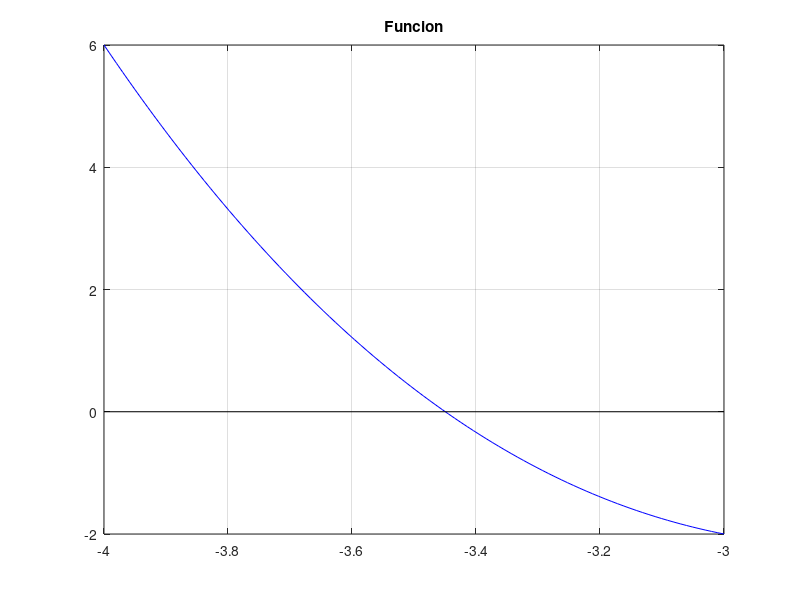
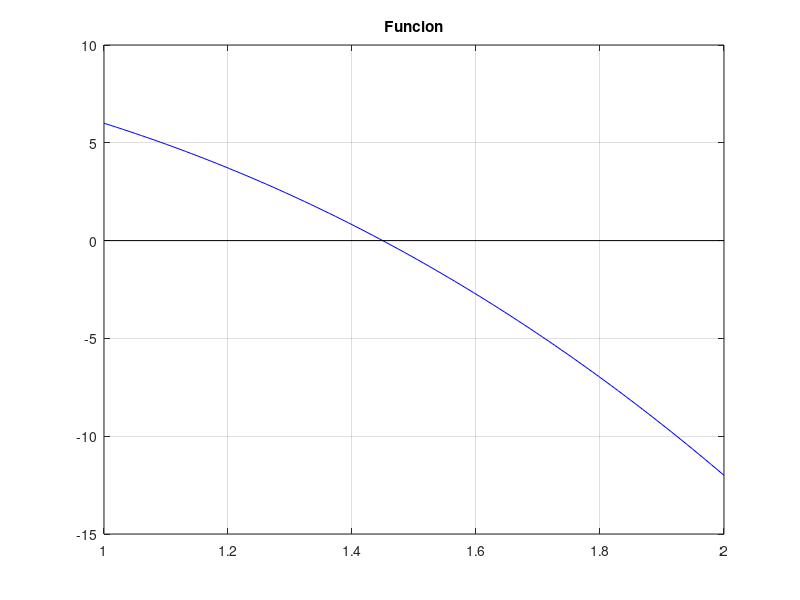

The MATLAB source for these figures, in order: (Note: this script raises an error after producing the figures.)
format long;

p = @(x) x - x.^3 - (4 .* x.^2) +10;
a1 = -4;
b1 = -3;
a2 = 1;
b2 = 2;
maxit = 500;
tol = 1e-7;

#Plot funcion raiz1

figure(1);
x = linspace(a1,b1,100);
plot(x,p(x),'b-');
grid on;
title('Funcion');
hold on;
plot(xlim, [0 0], 'k-')  % Línea negra horizontal sobre y = 0
hold on;

#Plot funcion raiz2

figure(2);
x = linspace(a2,b2,100);
plot(x,p(x),'b-');
grid on;
title('Funcion');
hold on;
plot(xlim, [0 0], 'k-')  % Línea negra horizontal sobre y = 0
hold on;

% a) Dos raices, cual es la raiz mas chica y cual la mas grande
# Biseccion
[raizchica,~,~,~] = biseccion(p, a1, b1, maxit, tol);
[raizgrande,~,~,~] = biseccion(p, a2, b2, maxit, tol);
raizchica
raizgrande

#Plot funcion

figure(3);
x = linspace(-3,3,100);
plot(x,p(x),'b-');
grid on;
title('Funcion');
hold on;
plot(xlim, [0 0], 'k-')  % Línea negra horizontal sobre y = 0
hold on;

% b) El polinomio alcanza un maximo relativo en x = ? y ese valor es ?
dp = @(x) (-3.*x.^2) - (8.*x) +1;

#Plot funcion derivada
figure(4);
x = linspace(-1,1,100);
plot(x,dp(x),'b-');
grid on;
title('Funcion');
hold on;
plot(xlim, [0 0], 'k-')  % Línea negra horizontal sobre y = 0
hold on;

[raizDerivada,~,~,~] = biseccion(dp, -1, 1, maxit, tol);
valorMaximo = p(raizDerivada);
valorMaximo

% c) El polinomio posee un punto fijo en x = ?
# Punto Fijo
% ppf = @(x) x - x.^3 - (4 .* x.^2) +10 - x; Se restan las x
ppf = @(x) - x.^3 - (4 .* x.^2) +10;

figure(5);
x = linspace(1,2,100);
plot(x,ppf(x),'b-');
grid on;
title('Funcion');
hold on;
plot(xlim, [0 0], 'k-')  % Línea negra horizontal sobre y = 0
hold on;

[puntofijo,~,~,~] = biseccion(ppf, 1,2,maxit, tol);
puntofijo
